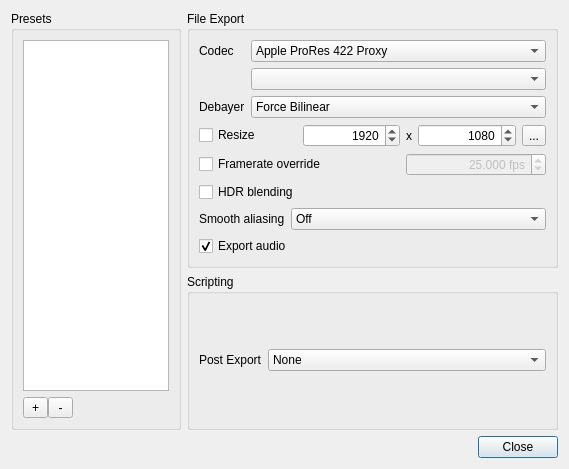
<?xml version="1.0" encoding="UTF-8"?>
<ui version="4.0">
 <class>ExportSettingsDialog</class>
 <widget class="QDialog" name="ExportSettingsDialog">
  <property name="geometry">
   <rect>
    <x>0</x>
    <y>0</y>
    <width>569</width>
    <height>469</height>
   </rect>
  </property>
  <property name="sizePolicy">
   <sizepolicy hsizetype="Preferred" vsizetype="Preferred">
    <horstretch>0</horstretch>
    <verstretch>0</verstretch>
   </sizepolicy>
  </property>
  <property name="windowTitle">
   <string>Export Settings</string>
  </property>
  <layout class="QGridLayout" name="gridLayout_7">
   <item row="0" column="0" rowspan="2">
    <widget class="QGroupBox" name="groupBox_2">
     <property name="sizePolicy">
      <sizepolicy hsizetype="Fixed" vsizetype="Preferred">
       <horstretch>0</horstretch>
       <verstretch>0</verstretch>
      </sizepolicy>
     </property>
     <property name="maximumSize">
      <size>
       <width>170</width>
       <height>16777215</height>
      </size>
     </property>
     <property name="title">
      <string>Presets</string>
     </property>
     <layout class="QGridLayout" name="gridLayout_5">
      <item row="0" column="0">
       <widget class="QListWidget" name="listWidget">
        <property name="sizePolicy">
         <sizepolicy hsizetype="Expanding" vsizetype="Expanding">
          <horstretch>0</horstretch>
          <verstretch>0</verstretch>
         </sizepolicy>
        </property>
        <property name="maximumSize">
         <size>
          <width>16777215</width>
          <height>16777215</height>
         </size>
        </property>
        <property name="showDropIndicator" stdset="0">
         <bool>false</bool>
        </property>
        <property name="defaultDropAction">
         <enum>Qt::IgnoreAction</enum>
        </property>
        <property name="alternatingRowColors">
         <bool>true</bool>
        </property>
        <property name="selectionBehavior">
         <enum>QAbstractItemView::SelectRows</enum>
        </property>
        <property name="sortingEnabled">
         <bool>true</bool>
        </property>
       </widget>
      </item>
      <item row="1" column="0">
       <layout class="QHBoxLayout" name="horizontalLayout">
        <property name="spacing">
         <number>0</number>
        </property>
        <item>
         <widget class="QToolButton" name="toolButtonAddPreset">
          <property name="minimumSize">
           <size>
            <width>25</width>
            <height>0</height>
           </size>
          </property>
          <property name="maximumSize">
           <size>
            <width>25</width>
            <height>16777215</height>
           </size>
          </property>
          <property name="toolTip">
           <string>Add and save current settings as preset</string>
          </property>
          <property name="text">
           <string>+</string>
          </property>
          <property name="icon">
           <iconset resource="ressources.qrc">
            <normaloff>:/RetinaIMG/RetinaIMG/plus.png</normaloff>:/RetinaIMG/RetinaIMG/plus.png</iconset>
          </property>
         </widget>
        </item>
        <item>
         <widget class="QToolButton" name="toolButtonDeletePreset">
          <property name="minimumSize">
           <size>
            <width>25</width>
            <height>0</height>
           </size>
          </property>
          <property name="maximumSize">
           <size>
            <width>25</width>
            <height>16777215</height>
           </size>
          </property>
          <property name="toolTip">
           <string>Delete selected preset from list</string>
          </property>
          <property name="text">
           <string>-</string>
          </property>
          <property name="icon">
           <iconset resource="ressources.qrc">
            <normaloff>:/RetinaIMG/RetinaIMG/minus.png</normaloff>:/RetinaIMG/RetinaIMG/minus.png</iconset>
          </property>
         </widget>
        </item>
        <item>
         <spacer name="horizontalSpacer_3">
          <property name="orientation">
           <enum>Qt::Horizontal</enum>
          </property>
          <property name="sizeHint" stdset="0">
           <size>
            <width>40</width>
            <height>20</height>
           </size>
          </property>
         </spacer>
        </item>
       </layout>
      </item>
     </layout>
    </widget>
   </item>
   <item row="0" column="1">
    <widget class="QGroupBox" name="groupBox">
     <property name="title">
      <string>File Export</string>
     </property>
     <layout class="QVBoxLayout" name="verticalLayout_2">
      <item>
       <layout class="QGridLayout" name="gridLayout_2">
        <item row="0" column="1">
         <widget class="QComboBox" name="comboBoxCodec">
          <item>
           <property name="text">
            <string>Apple ProRes 422 Proxy</string>
           </property>
          </item>
          <item>
           <property name="text">
            <string>Apple ProRes 422 LT</string>
           </property>
          </item>
          <item>
           <property name="text">
            <string>Apple ProRes 422</string>
           </property>
          </item>
          <item>
           <property name="text">
            <string>Apple ProRes 422 HQ</string>
           </property>
          </item>
          <item>
           <property name="text">
            <string>Apple ProRes 4444</string>
           </property>
          </item>
          <item>
           <property name="text">
            <string>Uncompressed AVI</string>
           </property>
          </item>
          <item>
           <property name="text">
            <string>CinemaDNG Uncompressed</string>
           </property>
          </item>
          <item>
           <property name="text">
            <string>CinemaDNG Lossless</string>
           </property>
          </item>
          <item>
           <property name="text">
            <string>CinemaDNG Fast Pass</string>
           </property>
          </item>
          <item>
           <property name="text">
            <string>H.264</string>
           </property>
          </item>
          <item>
           <property name="text">
            <string>H.265 8bit 4:2:0</string>
           </property>
          </item>
          <item>
           <property name="text">
            <string>H.265 10bit 4:2:0</string>
           </property>
          </item>
          <item>
           <property name="text">
            <string>H.265 12bit 4:4:4</string>
           </property>
          </item>
          <item>
           <property name="text">
            <string>TIFF</string>
           </property>
          </item>
          <item>
           <property name="text">
            <string>PNG Sequence</string>
           </property>
          </item>
          <item>
           <property name="text">
            <string>JPEG2000</string>
           </property>
          </item>
          <item>
           <property name="text">
            <string>Motion JPEG</string>
           </property>
          </item>
          <item>
           <property name="text">
            <string>Huff YUV (FFVH)</string>
           </property>
          </item>
          <item>
           <property name="text">
            <string>MLV</string>
           </property>
          </item>
          <item>
           <property name="text">
            <string>DNxHD</string>
           </property>
          </item>
          <item>
           <property name="text">
            <string>DNxHR</string>
           </property>
          </item>
          <item>
           <property name="text">
            <string>GoPro Cineform 10bit 4:2:2</string>
           </property>
          </item>
          <item>
           <property name="text">
            <string>GoPro Cineform 12bit 4:4:4</string>
           </property>
          </item>
          <item>
           <property name="text">
            <string>VP9</string>
           </property>
          </item>
          <item>
           <property name="text">
            <string>WAV (Audio Only)</string>
           </property>
          </item>
         </widget>
        </item>
        <item row="1" column="1">
         <widget class="QComboBox" name="comboBoxOption"/>
        </item>
        <item row="0" column="0">
         <widget class="QLabel" name="label">
          <property name="sizePolicy">
           <sizepolicy hsizetype="Fixed" vsizetype="Preferred">
            <horstretch>0</horstretch>
            <verstretch>0</verstretch>
           </sizepolicy>
          </property>
          <property name="text">
           <string>Codec</string>
          </property>
         </widget>
        </item>
        <item row="2" column="1">
         <widget class="QComboBox" name="comboBoxDebayer">
          <item>
           <property name="text">
            <string>Force Bilinear</string>
           </property>
          </item>
          <item>
           <property name="text">
            <string>Force AMaZE</string>
           </property>
          </item>
          <item>
           <property name="text">
            <string>Force LMMSE</string>
           </property>
          </item>
          <item>
           <property name="text">
            <string>Force IGV</string>
           </property>
          </item>
           <item>
            <property name="text">
             <string>Force GPU Fast (Multi-Gradient)</string>
           </property>
          </item>
          <item>
           <property name="text">
            <string>Force GPU Cinema (RCD)</string>
            </property>
           </item>
          <item>
           <property name="text">
            <string>Force GPU Cinema (RCDv2)</string>
            </property>
           </item>
          <item>
           <property name="text">
            <string>Receipt configuration</string>
           </property>
          </item>
         </widget>
        </item>
        <item row="2" column="0">
         <widget class="QLabel" name="labelDebayer">
          <property name="text">
           <string>Debayer</string>
          </property>
         </widget>
        </item>
        <item row="1" column="0">
         <widget class="QLabel" name="label_Info">
          <property name="text">
           <string/>
          </property>
          <property name="scaledContents">
           <bool>false</bool>
          </property>
         </widget>
        </item>
       </layout>
      </item>
      <item>
       <layout class="QGridLayout" name="gridLayout">
        <item row="0" column="3">
         <widget class="QSpinBox" name="spinBoxHeight">
          <property name="alignment">
           <set>Qt::AlignRight|Qt::AlignTrailing|Qt::AlignVCenter</set>
          </property>
          <property name="minimum">
           <number>100</number>
          </property>
          <property name="maximum">
           <number>10000</number>
          </property>
          <property name="value">
           <number>1080</number>
          </property>
         </widget>
        </item>
        <item row="0" column="1">
         <widget class="QSpinBox" name="spinBoxWidth">
          <property name="alignment">
           <set>Qt::AlignRight|Qt::AlignTrailing|Qt::AlignVCenter</set>
          </property>
          <property name="minimum">
           <number>100</number>
          </property>
          <property name="maximum">
           <number>10000</number>
          </property>
          <property name="value">
           <number>1920</number>
          </property>
         </widget>
        </item>
        <item row="0" column="0">
         <widget class="QCheckBox" name="checkBoxResize">
          <property name="text">
           <string>Resize</string>
          </property>
         </widget>
        </item>
        <item row="0" column="2">
         <widget class="QLabel" name="label_3">
          <property name="sizePolicy">
           <sizepolicy hsizetype="Fixed" vsizetype="Preferred">
            <horstretch>0</horstretch>
            <verstretch>0</verstretch>
           </sizepolicy>
          </property>
          <property name="text">
           <string>x</string>
          </property>
         </widget>
        </item>
        <item row="2" column="0" colspan="5">
         <widget class="QCheckBox" name="checkBoxHdrBlending">
          <property name="toolTip">
           <string>Requires HDR clips!</string>
          </property>
          <property name="text">
           <string>HDR blending</string>
          </property>
         </widget>
        </item>
        <item row="1" column="2" colspan="3">
         <widget class="QDoubleSpinBox" name="doubleSpinBoxFps">
          <property name="enabled">
           <bool>false</bool>
          </property>
          <property name="alignment">
           <set>Qt::AlignRight|Qt::AlignTrailing|Qt::AlignVCenter</set>
          </property>
          <property name="suffix">
           <string> fps</string>
          </property>
          <property name="decimals">
           <number>3</number>
          </property>
          <property name="minimum">
           <double>1.000000000000000</double>
          </property>
          <property name="maximum">
           <double>60.000000000000000</double>
          </property>
          <property name="value">
           <double>25.000000000000000</double>
          </property>
         </widget>
        </item>
        <item row="0" column="4">
         <widget class="QToolButton" name="toolButtonLockHeight">
          <property name="toolTip">
           <string>Lock apect ratio - calculate height automatically</string>
          </property>
          <property name="text">
           <string>...</string>
          </property>
          <property name="icon">
           <iconset resource="ressources.qrc">
            <normaloff>:/RetinaIMG/RetinaIMG/Actions-document-decrypt-icon.png</normaloff>:/RetinaIMG/RetinaIMG/Actions-document-decrypt-icon.png</iconset>
          </property>
          <property name="checkable">
           <bool>true</bool>
          </property>
         </widget>
        </item>
        <item row="1" column="0" colspan="2">
         <widget class="QCheckBox" name="checkBoxFpsOverride">
          <property name="text">
           <string>Framerate override</string>
          </property>
         </widget>
        </item>
       </layout>
      </item>
      <item>
       <layout class="QHBoxLayout" name="horizontalLayout_5">
        <item>
         <widget class="QLabel" name="label_Smoothing">
          <property name="sizePolicy">
           <sizepolicy hsizetype="Fixed" vsizetype="Preferred">
            <horstretch>0</horstretch>
            <verstretch>0</verstretch>
           </sizepolicy>
          </property>
          <property name="text">
           <string>Smooth aliasing</string>
          </property>
         </widget>
        </item>
        <item>
         <widget class="QComboBox" name="comboBoxSmoothing">
          <property name="toolTip">
           <string>Use this option to smooth aliasing / moiree artifacts.
This option is very slow and runs when export progressbar is at 100%!
It won't bring good results in shots with much movement and much detail.</string>
          </property>
          <item>
           <property name="text">
            <string>Off</string>
           </property>
          </item>
          <item>
           <property name="text">
            <string>1 pass</string>
           </property>
           <property name="icon">
            <iconset resource="ressources.qrc">
             <normaloff>:/RetinaIMG/RetinaIMG/Status-dialog-warning-icon.png</normaloff>:/RetinaIMG/RetinaIMG/Status-dialog-warning-icon.png</iconset>
           </property>
          </item>
          <item>
           <property name="text">
            <string>3 pass</string>
           </property>
           <property name="icon">
            <iconset resource="ressources.qrc">
             <normaloff>:/RetinaIMG/RetinaIMG/Status-dialog-warning-icon.png</normaloff>:/RetinaIMG/RetinaIMG/Status-dialog-warning-icon.png</iconset>
           </property>
          </item>
          <item>
           <property name="text">
            <string>3 pass + unsharp mask</string>
           </property>
           <property name="icon">
            <iconset resource="ressources.qrc">
             <normaloff>:/RetinaIMG/RetinaIMG/Status-dialog-warning-icon.png</normaloff>:/RetinaIMG/RetinaIMG/Status-dialog-warning-icon.png</iconset>
           </property>
          </item>
          <item>
           <property name="text">
            <string>last resort</string>
           </property>
           <property name="icon">
            <iconset resource="ressources.qrc">
             <normaloff>:/RetinaIMG/RetinaIMG/Status-dialog-warning-icon.png</normaloff>:/RetinaIMG/RetinaIMG/Status-dialog-warning-icon.png</iconset>
           </property>
          </item>
         </widget>
        </item>
       </layout>
      </item>
      <item>
       <layout class="QHBoxLayout" name="horizontalLayout_4">
        <item>
         <widget class="QCheckBox" name="checkBoxExportAudio">
          <property name="enabled">
           <bool>true</bool>
          </property>
          <property name="text">
           <string>Export audio</string>
          </property>
          <property name="checked">
           <bool>true</bool>
          </property>
         </widget>
        </item>
        <item>
         <spacer name="horizontalSpacer_2">
          <property name="orientation">
           <enum>Qt::Horizontal</enum>
          </property>
          <property name="sizeHint" stdset="0">
           <size>
            <width>40</width>
            <height>20</height>
           </size>
          </property>
         </spacer>
        </item>
       </layout>
      </item>
     </layout>
    </widget>
   </item>
   <item row="1" column="1">
    <widget class="QGroupBox" name="groupBoxScripting">
     <property name="title">
      <string>Scripting</string>
     </property>
     <layout class="QGridLayout" name="gridLayout_4">
      <item row="0" column="0">
       <layout class="QGridLayout" name="gridLayout_3">
        <item row="0" column="0">
         <widget class="QLabel" name="label_2">
          <property name="sizePolicy">
           <sizepolicy hsizetype="Fixed" vsizetype="Preferred">
            <horstretch>0</horstretch>
            <verstretch>0</verstretch>
           </sizepolicy>
          </property>
          <property name="text">
           <string>Post Export</string>
          </property>
         </widget>
        </item>
        <item row="0" column="1">
         <widget class="QComboBox" name="comboBoxPostExportScript">
          <item>
           <property name="text">
            <string>None</string>
           </property>
          </item>
         </widget>
        </item>
       </layout>
      </item>
     </layout>
    </widget>
   </item>
   <item row="2" column="0" colspan="2">
    <layout class="QHBoxLayout" name="horizontalLayout_2">
     <item>
      <spacer name="horizontalSpacer">
       <property name="orientation">
        <enum>Qt::Horizontal</enum>
       </property>
       <property name="sizeHint" stdset="0">
        <size>
         <width>212</width>
         <height>20</height>
        </size>
       </property>
      </spacer>
     </item>
     <item>
      <widget class="QPushButton" name="pushButtonClose">
       <property name="text">
        <string>Close</string>
       </property>
      </widget>
     </item>
    </layout>
   </item>
  </layout>
 </widget>
 <tabstops>
  <tabstop>comboBoxCodec</tabstop>
  <tabstop>checkBoxExportAudio</tabstop>
  <tabstop>pushButtonClose</tabstop>
 </tabstops>
 <resources>
  <include location="ressources.qrc"/>
 </resources>
 <connections>
  <connection>
   <sender>checkBoxFpsOverride</sender>
   <signal>toggled(bool)</signal>
   <receiver>doubleSpinBoxFps</receiver>
   <slot>setEnabled(bool)</slot>
   <hints>
    <hint type="sourcelabel">
     <x>99</x>
     <y>73</y>
    </hint>
    <hint type="destinationlabel">
     <x>233</x>
     <y>73</y>
    </hint>
   </hints>
  </connection>
 </connections>
</ui>
